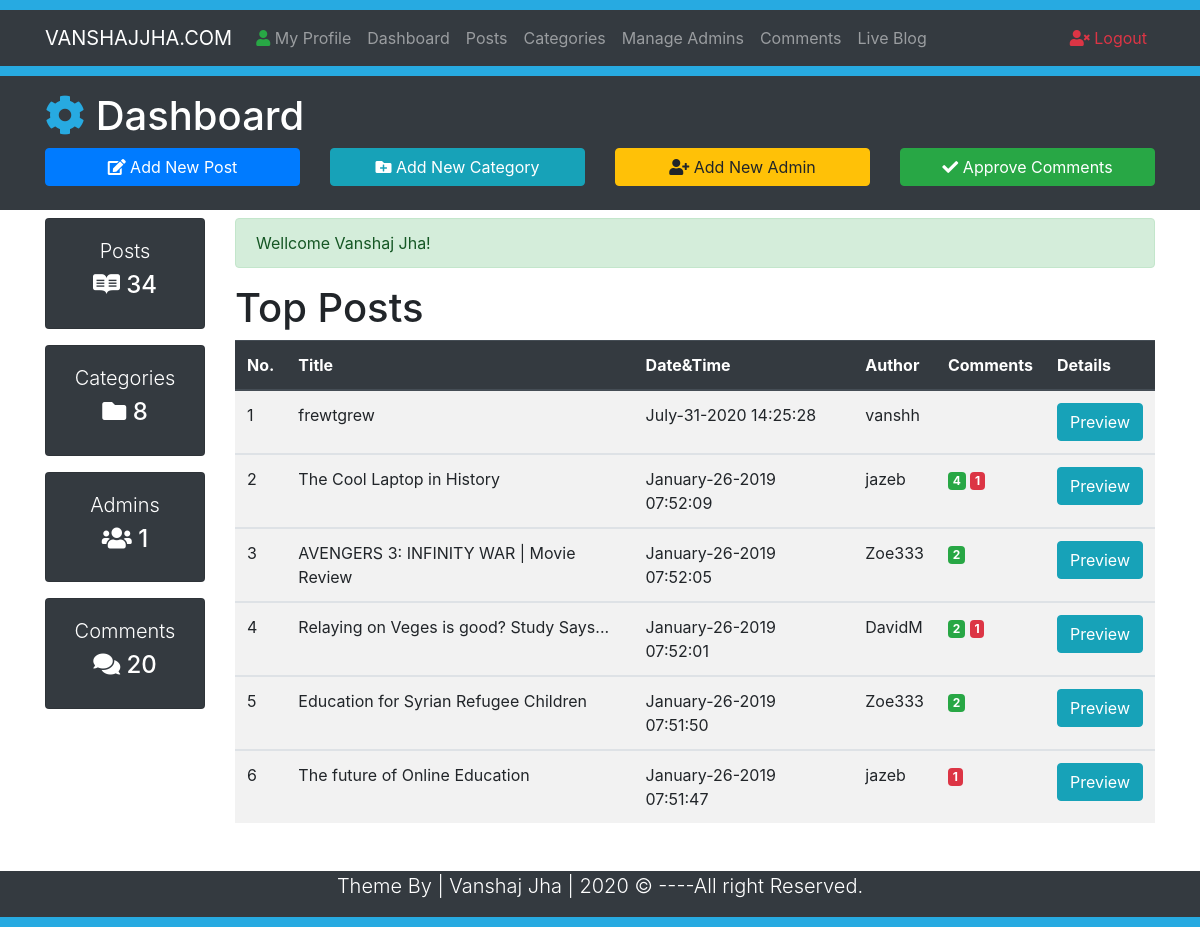
Screenshot of /Dashboard.php (signed in) with the database file from the repository.
### tables this page shows
CREATE TABLE `posts` (
  `id` int(10) NOT NULL,
  `datetime` varchar(50) NOT NULL,
  `title` varchar(300) NOT NULL,
  `category` varchar(50) NOT NULL,
  `author` varchar(50) NOT NULL,
  `image` varchar(50) NOT NULL,
  `post` varchar(10000) NOT NULL
);

### Dashboard.php (the view, shortened to what this page needs)
<?php require_once("Includes/DB.php"); ?>
<?php require_once("Includes/Functions.php"); ?>
<?php require_once("Includes/Sessions.php"); ?>
<!DOCTYPE html>
<html lang="en">
<head>
  <link rel="stylesheet" href="https://use.fontawesome.com/releases/v5.6.3/css/all.css">
  <link rel="stylesheet" href="https://stackpath.bootstrapcdn.com/bootstrap/4.2.1/css/bootstrap.min.css">
  <link rel="stylesheet" href="Css/Styles.css">
</head>
<body>
  <div style="height:10px; background:#27aae1;"></div>
  <nav class="navbar navbar-expand-lg navbar-dark bg-dark">
    <div class="container">
      <a href="#" class="navbar-brand"> VANSHAJJHA.COM</a>
      <div class="collapse navbar-collapse" id="navbarcollapseCMS">
      <ul class="navbar-nav mr-auto">
        <li class="nav-item">
          <a href="MyProfile.php" class="nav-link"> <i class="fas fa-user text-success"></i> My Profile</a>
        </li>
        <li class="nav-item">
          <a href="Dashboard.php" class="nav-link">Dashboard</a>
        </li>
        <li class="nav-item">
          <a href="Posts.php" class="nav-link">Posts</a>
        </li>
        <li class="nav-item">
          <a href="Categories.php" class="nav-link">Categories</a>
        </li>
        <li class="nav-item">
          <a href="Admins.php" class="nav-link">Manage Admins</a>
        </li>
        <li class="nav-item">
          <a href="Comments.php" class="nav-link">Comments</a>
        </li>
        <li class="nav-item">
          <a href="Blog.php?page=1" class="nav-link" target="_blank">Live Blog</a>
        </li>
      </ul>
      <ul class="navbar-nav ml-auto">
        <li class="nav-item"><a href="Logout.php" class="nav-link text-danger">
          <i class="fas fa-user-times"></i> Logout</a></li>
      </ul>
      </div>
    </div>
  </nav>
    <div style="height:10px; background:#27aae1;"></div>
    <header class="bg-dark text-white py-3">
      <div class="container">
        <div class="row">
          <div class="col-md-12">
          <h1><i class="fas fa-cog" style="color:#27aae1;"></i> Dashboard</h1>
          </div>
          <div class="col-lg-3 mb-2">
            <a href="AddNewPost.php" class="btn btn-primary btn-block">
              <i class="fas fa-edit"></i> Add New Post
            </a>
          </div>
          <div class="col-lg-3 mb-2">
            <a href="Categories.php" class="btn btn-info btn-block">
              <i class="fas fa-folder-plus"></i> Add New Category
            </a>
          </div>
          <div class="col-lg-3 mb-2 ">
            <a href="Admins.php" class="btn btn-warning btn-block">
              <i class="fas fa-user-plus"></i> Add New Admin
            </a>
          </div>
          <div class="col-lg-3 mb-2">
            <a href="Comments.php" class="btn btn-success btn-block">
              <i class="fas fa-check"></i> Approve Comments
            </a>
          </div>
        </div>
      </div>
    </header>
    <section class="container py-2 mb-4">
      <div class="row">
        <div class="col-lg-2 d-none d-md-block">
          <div class="card text-center bg-dark text-white mb-3">
            <div class="card-body">
              <h1 class="lead">Posts</h1>
              <h4 class="display-5">
                <i class="fab fa-readme"></i>
              </h4>
            </div>
          </div>
          <div class="card text-center bg-dark text-white mb-3">
            <div class="card-body">
              <h1 class="lead">Categories</h1>
              <h4 class="display-5">
                <i class="fas fa-folder"></i>
              </h4>
            </div>
          </div>
          <div class="card text-center bg-dark text-white mb-3">
            <div class="card-body">
              <h1 class="lead">Admins</h1>
              <h4 class="display-5">
                <i class="fas fa-users"></i>
              </h4>
            </div>
          </div>
          <div class="card text-center bg-dark text-white mb-3">
            <div class="card-body">
              <h1 class="lead">Comments</h1>
              <h4 class="display-5">
                <i class="fas fa-comments"></i>
              </h4>
            </div>
          </div>
        </div>
        <div class="col-lg-10">
          <?php
           echo SuccessMessage();
           ?>
          <h1>Top Posts</h1>
          <table class="table table-striped table-hover">
            <thead class="thead-dark">
              <tr>
                <th>No.</th>
                <th>Title</th>
                <th>Date&Time</th>
                <th>Author</th>
                <th>Comments</th>
                <th>Details</th>
              </tr>
            </thead>
            <?php
            $SrNo = 0;
            global $ConnectingDB;
            $sql = "SELECT * FROM posts ORDER BY id desc LIMIT 0,6";
            $stmt=$ConnectingDB->query($sql);
            while ($DataRows=$stmt->fetch()) {
              $PostId = $DataRows["id"];
              $DateTime = $DataRows["datetime"];
              $Author  = $DataRows["author"];
              $Title = $DataRows["title"];
              $SrNo++;
             ?>
            <tbody>
              <tr>
                <td><?php echo $SrNo; ?></td>
                <td><?php echo $Title; ?></td>
                <td><?php echo $DateTime; ?></td>
                <td><?php echo $Author; ?></td>
                <td>
                    <?php $Total = ApproveCommentsAccordingtoPost($PostId);
                    if ($Total>0) {
                      ?>
                      <span class="badge badge-success">
                        <?php
                      echo $Total; ?>
                      </span>
                        <?php  }   ?>
                  <?php $Total = DisApproveCommentsAccordingtoPost($PostId);
                  if ($Total>0) {  ?>
                    <span class="badge badge-danger">
                      <?php
                      echo $Total; ?>
                    </span>
                         <?php  }  ?>
                </td>
                <td> <a target="_blank" href="FullPost.php?id=<?php echo $PostId; ?>">
                  <span class="btn btn-info">Preview</span>
                </a>
              </td>
              </tr>
            </tbody>
            <?php } ?>
          </table>
        </div>
      </div>
    </section>
    <footer class="bg-dark text-white">
      <div class="container">
        <div class="row">
          <div class="col">
          <p class="lead text-center">Theme By | Vanshaj Jha | <span id="year"></span> &copy; ----All right Reserved.</p>
           </div>
         </div>
      </div>
    </footer>
        <div style="height:10px; background:#27aae1;"></div>
</body>
</html>

### Includes/Functions.php (shortened to what this page needs)
<?php require_once("Includes/DB.php"); ?>
<?php
function TotalPosts(){
  global $ConnectingDB;
  $sql = "SELECT COUNT(*) FROM posts";
  $stmt = $ConnectingDB->query($sql);
  $TotalRows= $stmt->fetch();
  $TotalPosts=array_shift($TotalRows);
  echo $TotalPosts;
}
function TotalCategories(){
  global $ConnectingDB;
  $sql = "SELECT COUNT(*) FROM category";
  $stmt = $ConnectingDB->query($sql);
  $TotalRows= $stmt->fetch();
  $TotalCategories=array_shift($TotalRows);
  echo $TotalCategories;
}
function TotalAdmins(){
  global $ConnectingDB;
  $sql = "SELECT COUNT(*) FROM admins";
  $stmt = $ConnectingDB->query($sql);
  $TotalRows= $stmt->fetch();
  $TotalAdmins=array_shift($TotalRows);
  echo $TotalAdmins;
}
function TotalComments(){
  global $ConnectingDB;
  $sql = "SELECT COUNT(*) FROM comments";
  $stmt = $ConnectingDB->query($sql);
  $TotalRows= $stmt->fetch();
  $TotalComments=array_shift($TotalRows);
  echo $TotalComments;
}
function ApproveCommentsAccordingtoPost($PostId){
  global $ConnectingDB;
  $sqlApprove = "SELECT COUNT(*) FROM comments WHERE post_id='$PostId' AND status='ON'";
  $stmtApprove =$ConnectingDB->query($sqlApprove);
  $RowsTotal = $stmtApprove->fetch();
  $Total = array_shift($RowsTotal);
  return $Total;
}
function DisApproveCommentsAccordingtoPost($PostId){
  global $ConnectingDB;
  $sqlDisApprove = "SELECT COUNT(*) FROM comments WHERE post_id='$PostId' AND status='OFF'";
  $stmtDisApprove =$ConnectingDB->query($sqlDisApprove);
  $RowsTotal = $stmtDisApprove->fetch();
  $Total = array_shift($RowsTotal);
  return $Total;
}
 ?>

### Includes/Sessions.php (shortened to what this page needs)
<?php
function SuccessMessage(){
  if(isset($_SESSION["SuccessMessage"])){
    $Output = "<div class=\"alert alert-success\">" ;
    $Output .= htmlentities($_SESSION["SuccessMessage"]);
    $Output .= "</div>";
    return $Output;
  }
}
 ?>

### rows the page displays
posts: title "frewtgrew", datetime "July-31-2020 14:25:28", author "vanshh"
posts: title "The Cool Laptop in History", datetime "January-26-2019 07:52:09", author "jazeb", Total "4", Total "1"
posts: title "AVENGERS 3: INFINITY WAR | Movie Review", datetime "January-26-2019 07:52:05", author "Zoe333", Total "2"
posts: title "Relaying on Veges is good? Study Says...", datetime "January-26-2019 07:52:01", author "DavidM", Total "2", Total "1"
posts: title "Education for Syrian Refugee Children", datetime "January-26-2019 07:51:50", author "Zoe333", Total "2"
posts: title "The future of Online Education", datetime "January-26-2019 07:51:47", author "jazeb", Total "1"

### other values shown
$TotalPosts "34"
$TotalCategories "8"
$TotalAdmins "1"
$TotalComments "20"
SuccessMessage() "Wellcome Vanshaj Jha!"
